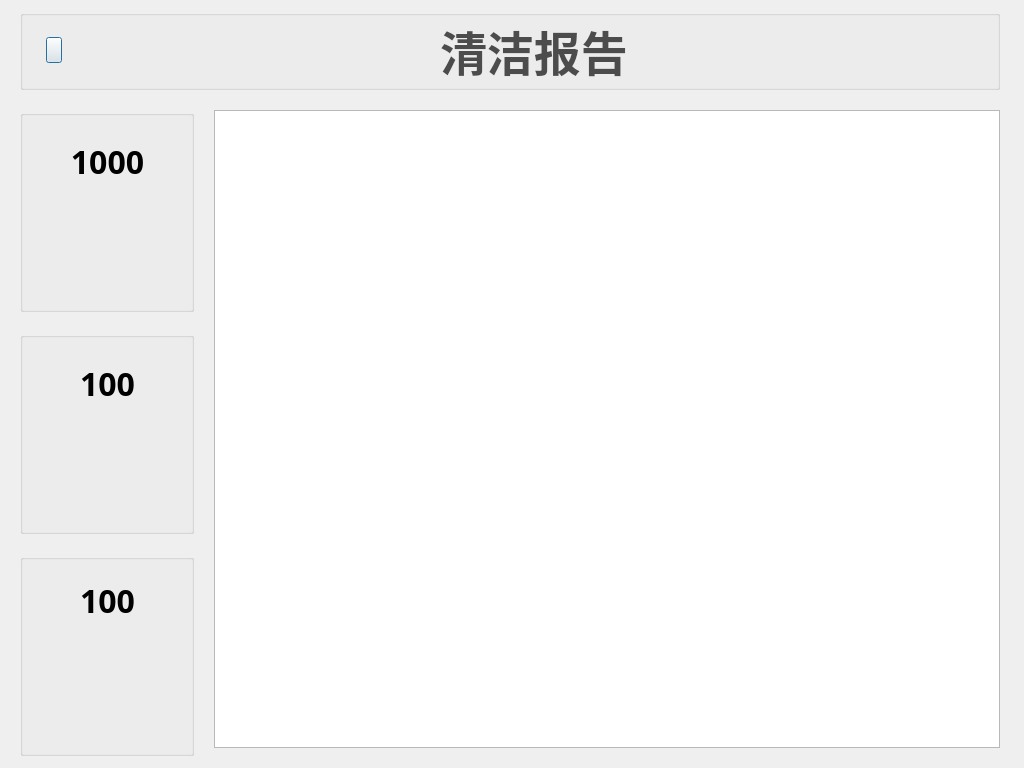
<?xml version="1.0" encoding="UTF-8"?>
<ui version="4.0">
 <class>CleanReportW</class>
 <widget class="QDialog" name="CleanReportW">
  <property name="geometry">
   <rect>
    <x>0</x>
    <y>0</y>
    <width>1024</width>
    <height>768</height>
   </rect>
  </property>
  <property name="font">
   <font>
    <family>宋体</family>
   </font>
  </property>
  <property name="windowTitle">
   <string>Dialog</string>
  </property>
  <widget class="QGroupBox" name="titleGroupBox">
   <property name="geometry">
    <rect>
     <x>20</x>
     <y>10</y>
     <width>980</width>
     <height>80</height>
    </rect>
   </property>
   <property name="font">
    <font>
     <family>宋体</family>
    </font>
   </property>
   <property name="styleSheet">
    <string notr="true">#titleGroupBox
{
	border-image: url(:/new/prefix1/image/cleanrportimag/back_board1.png);
}</string>
   </property>
   <property name="title">
    <string/>
   </property>
   <property name="flat">
    <bool>false</bool>
   </property>
   <widget class="QPushButton" name="returnMoreButton">
    <property name="geometry">
     <rect>
      <x>26</x>
      <y>27</y>
      <width>16</width>
      <height>26</height>
     </rect>
    </property>
    <property name="font">
     <font>
      <family>宋体</family>
     </font>
    </property>
    <property name="styleSheet">
     <string notr="true">border-image: url(:/new/prefix1/image/cleanrportimag/return.png);</string>
    </property>
    <property name="text">
     <string/>
    </property>
   </widget>
   <widget class="QLabel" name="titleLabel">
    <property name="geometry">
     <rect>
      <x>420</x>
      <y>11</y>
      <width>191</width>
      <height>58</height>
     </rect>
    </property>
    <property name="font">
     <font>
      <family>宋体</family>
      <pointsize>35</pointsize>
      <weight>75</weight>
      <bold>true</bold>
     </font>
    </property>
    <property name="styleSheet">
     <string notr="true">color: rgb(76, 76, 76);</string>
    </property>
    <property name="frameShape">
     <enum>QFrame::NoFrame</enum>
    </property>
    <property name="frameShadow">
     <enum>QFrame::Plain</enum>
    </property>
    <property name="lineWidth">
     <number>0</number>
    </property>
    <property name="text">
     <string>清洁报告</string>
    </property>
   </widget>
  </widget>
  <widget class="QGroupBox" name="timeGroupBox">
   <property name="geometry">
    <rect>
     <x>20</x>
     <y>110</y>
     <width>174</width>
     <height>202</height>
    </rect>
   </property>
   <property name="font">
    <font>
     <family>宋体</family>
    </font>
   </property>
   <property name="styleSheet">
    <string notr="true">#timeGroupBox
{
	border-image: url(:/new/prefix1/image/cleanrportimag/alltime.png);
}</string>
   </property>
   <property name="title">
    <string/>
   </property>
   <widget class="QLabel" name="totalTimeLabel">
    <property name="geometry">
     <rect>
      <x>37</x>
      <y>31</y>
      <width>101</width>
      <height>41</height>
     </rect>
    </property>
    <property name="font">
     <font>
      <family>宋体</family>
      <pointsize>24</pointsize>
      <weight>75</weight>
      <bold>true</bold>
     </font>
    </property>
    <property name="styleSheet">
     <string notr="true"/>
    </property>
    <property name="text">
     <string>1000</string>
    </property>
    <property name="alignment">
     <set>Qt::AlignCenter</set>
    </property>
   </widget>
  </widget>
  <widget class="QGroupBox" name="cleanGroupBox">
   <property name="geometry">
    <rect>
     <x>20</x>
     <y>332</y>
     <width>174</width>
     <height>202</height>
    </rect>
   </property>
   <property name="font">
    <font>
     <family>宋体</family>
    </font>
   </property>
   <property name="styleSheet">
    <string notr="true">#cleanGroupBox
{
	border-image: url(:/new/prefix1/image/cleanrportimag/allclean.png);
}
</string>
   </property>
   <property name="title">
    <string/>
   </property>
   <widget class="QLabel" name="totalCleanLabel">
    <property name="geometry">
     <rect>
      <x>37</x>
      <y>31</y>
      <width>101</width>
      <height>41</height>
     </rect>
    </property>
    <property name="font">
     <font>
      <family>宋体</family>
      <pointsize>24</pointsize>
      <weight>75</weight>
      <bold>true</bold>
     </font>
    </property>
    <property name="text">
     <string>100</string>
    </property>
    <property name="alignment">
     <set>Qt::AlignCenter</set>
    </property>
   </widget>
  </widget>
  <widget class="QGroupBox" name="countGroupBox">
   <property name="geometry">
    <rect>
     <x>20</x>
     <y>554</y>
     <width>174</width>
     <height>202</height>
    </rect>
   </property>
   <property name="font">
    <font>
     <family>宋体</family>
    </font>
   </property>
   <property name="styleSheet">
    <string notr="true">#countGroupBox
{
	border-image: url(:/new/prefix1/image/cleanrportimag/allci.png);
}</string>
   </property>
   <property name="title">
    <string/>
   </property>
   <widget class="QLabel" name="totalCountLabel">
    <property name="geometry">
     <rect>
      <x>37</x>
      <y>31</y>
      <width>101</width>
      <height>31</height>
     </rect>
    </property>
    <property name="font">
     <font>
      <family>宋体</family>
      <pointsize>24</pointsize>
      <weight>75</weight>
      <bold>true</bold>
     </font>
    </property>
    <property name="text">
     <string>100</string>
    </property>
    <property name="alignment">
     <set>Qt::AlignCenter</set>
    </property>
   </widget>
  </widget>
  <widget class="QListWidget" name="listWidget">
   <property name="geometry">
    <rect>
     <x>214</x>
     <y>110</y>
     <width>786</width>
     <height>638</height>
    </rect>
   </property>
   <property name="font">
    <font>
     <family>宋体</family>
     <pointsize>24</pointsize>
    </font>
   </property>
   <property name="verticalScrollBarPolicy">
    <enum>Qt::ScrollBarAlwaysOff</enum>
   </property>
   <property name="horizontalScrollBarPolicy">
    <enum>Qt::ScrollBarAlwaysOff</enum>
   </property>
   <property name="autoScroll">
    <bool>true</bool>
   </property>
   <property name="autoScrollMargin">
    <number>16</number>
   </property>
   <property name="tabKeyNavigation">
    <bool>false</bool>
   </property>
   <property name="showDropIndicator" stdset="0">
    <bool>true</bool>
   </property>
   <property name="dragDropOverwriteMode">
    <bool>false</bool>
   </property>
   <property name="alternatingRowColors">
    <bool>true</bool>
   </property>
   <property name="verticalScrollMode">
    <enum>QAbstractItemView::ScrollPerItem</enum>
   </property>
   <property name="isWrapping" stdset="0">
    <bool>false</bool>
   </property>
   <property name="uniformItemSizes">
    <bool>false</bool>
   </property>
   <property name="wordWrap">
    <bool>false</bool>
   </property>
   <property name="selectionRectVisible">
    <bool>false</bool>
   </property>
   <property name="sortingEnabled">
    <bool>false</bool>
   </property>
  </widget>
 </widget>
 <resources/>
 <connections/>
</ui>
